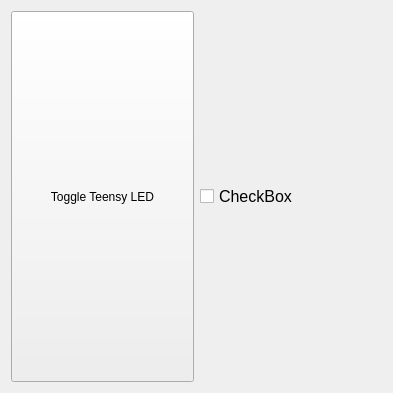
<?xml version="1.0" encoding="UTF-8"?>
<ui version="4.0">
 <class>Form</class>
 <widget class="QWidget" name="Form">
  <property name="geometry">
   <rect>
    <x>0</x>
    <y>0</y>
    <width>393</width>
    <height>393</height>
   </rect>
  </property>
  <property name="sizePolicy">
   <sizepolicy hsizetype="Preferred" vsizetype="Preferred">
    <horstretch>0</horstretch>
    <verstretch>0</verstretch>
   </sizepolicy>
  </property>
  <property name="mouseTracking">
   <bool>false</bool>
  </property>
  <property name="windowTitle">
   <string>Form</string>
  </property>
  <layout class="QGridLayout" name="gridLayout">
   <item row="0" column="0">
    <widget class="QPushButton" name="led_toggle">
     <property name="sizePolicy">
      <sizepolicy hsizetype="Expanding" vsizetype="Expanding">
       <horstretch>0</horstretch>
       <verstretch>0</verstretch>
      </sizepolicy>
     </property>
     <property name="text">
      <string>Toggle Teensy LED</string>
     </property>
    </widget>
   </item>
   <item row="0" column="1">
    <widget class="QCheckBox" name="led_checkbox">
     <property name="sizePolicy">
      <sizepolicy hsizetype="Expanding" vsizetype="Expanding">
       <horstretch>0</horstretch>
       <verstretch>0</verstretch>
      </sizepolicy>
     </property>
     <property name="font">
      <font>
       <pointsize>12</pointsize>
      </font>
     </property>
     <property name="text">
      <string>CheckBox</string>
     </property>
     <property name="iconSize">
      <size>
       <width>40</width>
       <height>16</height>
      </size>
     </property>
    </widget>
   </item>
  </layout>
 </widget>
 <resources/>
 <connections/>
</ui>
